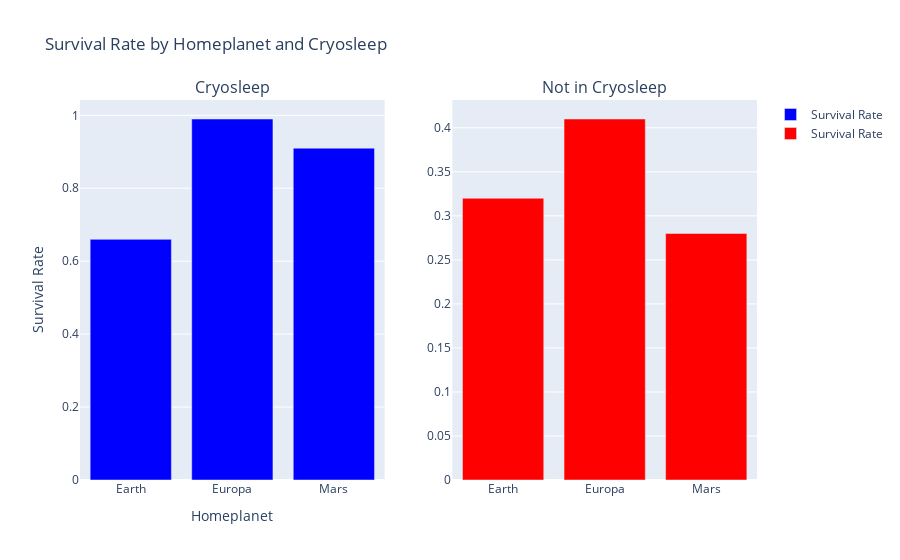

The notebook cell saved with this chart:
### Code cell
import plotly.graph_objs as go
from plotly.subplots import make_subplots


# Create a pivot table of the mean Transported value for each combination of Homeplanet and Is_CrypoSleep
pivot_cryo = pd.pivot_table(titanic_df[titanic_df['is_CryoSleep_True'] == 1], 
                            values='Transported', index=['HomePlanet'], aggfunc=np.mean)
pivot_non_cryo = pd.pivot_table(titanic_df[titanic_df['is_CryoSleep_True'] == 0], 
                                values='Transported', index=['HomePlanet'], aggfunc=np.mean)

# Round off the pivot tables to 2 decimal places
pivot_cryo = pivot_cryo.round(2)
pivot_non_cryo = pivot_non_cryo.round(2)

# Plot the pivot tables as bar charts
fig = make_subplots(rows=1, cols=2, subplot_titles=('Cryosleep', 'Not in Cryosleep'))

fig.add_trace(go.Bar(x=pivot_cryo.index, y=pivot_cryo['Transported'], 
                     marker_color='blue', name='Survival Rate'), row=1, col=1)
fig.add_trace(go.Bar(x=pivot_non_cryo.index, y=pivot_non_cryo['Transported'], 
                     marker_color='red', name='Survival Rate'), row=1, col=2)

fig.update_layout(title='Survival Rate by Homeplanet and Cryosleep',
                  xaxis_title='Homeplanet', yaxis_title='Survival Rate')

cryosleep_check = fig

cryosleep_check

### Figure 1 — Plotly figure (JSON) as saved in the notebook; plotly's stock layout.template omitted (floating-point values rounded to 4 significant figures)
{"data": [{"marker": {"color": "blue"}, "name": "Survival Rate", "type": "bar", "x": ["Earth", "Europa", "Mars"], "xaxis": "x", "y": [0.66, 0.99, 0.91], "yaxis": "y"}, {"marker": {"color": "red"}, "name": "Survival Rate", "type": "bar", "x": ["Earth", "Europa", "Mars"], "xaxis": "x2", "y": [0.32, 0.41, 0.28], "yaxis": "y2"}], "layout": {"annotations": [{"font": {"size": 16}, "showarrow": false, "text": "Cryosleep", "x": 0.225, "xanchor": "center", "xref": "paper", "y": 1, "yanchor": "bottom", "yref": "paper"}, {"font": {"size": 16}, "showarrow": false, "text": "Not in Cryosleep", "x": 0.775, "xanchor": "center", "xref": "paper", "y": 1, "yanchor": "bottom", "yref": "paper"}], "title": {"text": "Survival Rate by Homeplanet and Cryosleep"}, "xaxis": {"anchor": "y", "domain": [0, 0.45], "title": {"text": "Homeplanet"}}, "xaxis2": {"anchor": "y2", "domain": [0.55, 1]}, "yaxis": {"anchor": "x", "domain": [0, 1], "title": {"text": "Survival Rate"}}, "yaxis2": {"anchor": "x2", "domain": [0, 1]}}}
